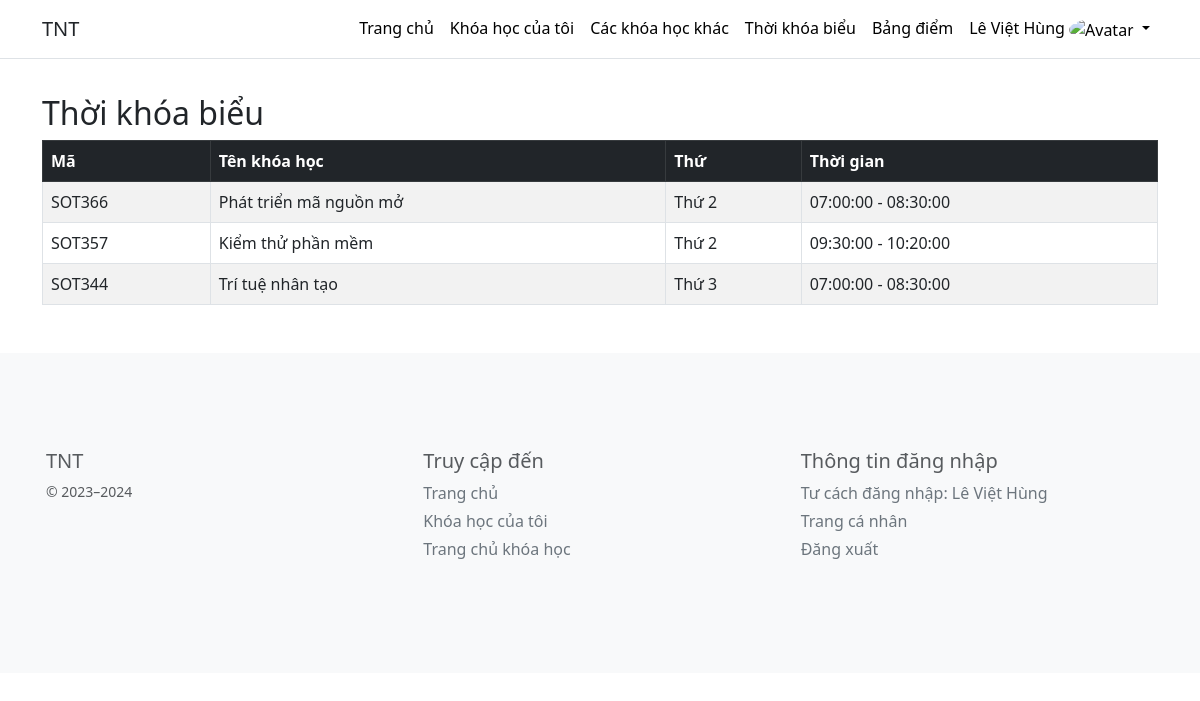
The page /student/schedule.php (signed in) on the database as committed earlier.
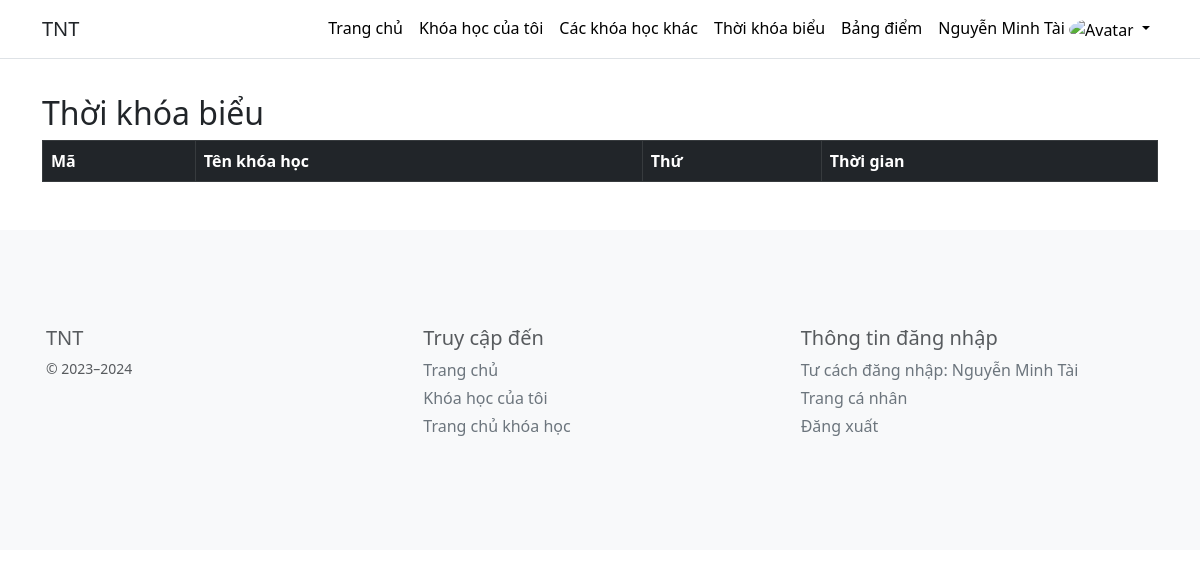
The same page on the database as committed later.
### tables this page shows
CREATE TABLE `course` (
  `course_id` int(11) NOT NULL,
  `course_background` varchar(255) DEFAULT NULL,
  `course_code` varchar(10) NOT NULL,
  `course_name` varchar(255) NOT NULL,
  `course_description` text NOT NULL,
  `teacher_id` bigint(20) NOT NULL,
  `start_date` date NOT NULL,
  `end_date` date NOT NULL,
  `status` char(1) NOT NULL,
  `price` decimal(10,2) NOT NULL DEFAULT 0.00
);

CREATE TABLE `course_schedule` (
  `course_schedule_id` int(11) NOT NULL,
  `course_id` int(11) NOT NULL,
  `day_of_week` varchar(1) NOT NULL,
  `start_time` time NOT NULL,
  `end_time` time NOT NULL
);

### student/schedule.php (the view, shortened to what the changed rows need)
<?php
include('layout.php');
include_once('../config/connect.php');
if (isset($_SESSION['full_name']))
{
    $user_id = $_SESSION['user_id'];
    $sql = "SELECT * FROM course co
    INNER JOIN course_member cm ON co.course_id = cm.course_id
    INNER JOIN course_schedule cs ON co.course_id = cs.course_id
    WHERE student_id = $user_id
    ORDER BY
        CASE
            WHEN cs.day_of_week = '2' THEN 1
            WHEN cs.day_of_week = '3' THEN 2
            WHEN cs.day_of_week = '4' THEN 3
            WHEN cs.day_of_week = '5' THEN 4
            WHEN cs.day_of_week = '6' THEN 5
            WHEN cs.day_of_week = '7' THEN 6
            WHEN cs.day_of_week = '8' THEN 7
            ELSE 8
        END,
        cs.start_time";
    $result = mysqli_query($dbconnect, $sql);
}
?>
<!DOCTYPE html>
<html lang="en">
<head>
    <link rel="stylesheet" href="https://cdn.jsdelivr.net/npm/bootstrap@5.3.0/dist/css/bootstrap.min.css">
</head>
<body>
    <div class="container mt-4">
        <h2>Thời khóa biểu</h2>
        <table class="table table-bordered table-striped table-hover">
            <thead class="table-dark">
                <tr>
                    <th scope="col">Mã</th>
                    <th scope="col">Tên khóa học</th>
                    <th scope="col">Thứ</th>
                    <th scope="col">Thời gian</th>
                </tr>
            </thead>
            <tbody>
            <?php
            while ($row = mysqli_fetch_array($result)) {
            ?>
                <tr>
                    <td><?php echo $row['course_code']; ?></td>
                    <td><?php echo $row['course_name']; ?></td>
                    <td>Thứ <?php echo $row['day_of_week']; ?></td>
                    <td><?php echo $row['start_time']; ?> - <?php echo $row['end_time']; ?></td>
                </tr>
            <?php
            }
            ?>
            </tbody>
        </table>
    </div>
        <?php include("../footer.php"); ?>
</body>
</html>

### student/layout.php (shortened to what the changed rows need)
<?php
include_once('../config/connect.php');
if (isset($_SESSION['full_name'])) {
    $username_now = $_SESSION['full_name'];
} else {
    $username_now = "User not logged in";
}
$student_id = $_SESSION['user_id'];
$sql_profile = "SELECT image FROM user WHERE user_id = $student_id";
$result_profile = mysqli_query($dbconnect, $sql_profile);
$row_profile = mysqli_fetch_assoc($result_profile);
?>
<!DOCTYPE html>
<html lang="en">
<head>
    <link rel="stylesheet" href="https://cdn.jsdelivr.net/npm/bootstrap@5.3.0/dist/css/bootstrap.min.css">
</head>
<body class="with-navbar">
    <nav class="navbar navbar-expand-lg bg-white border-bottom fixed-top">
        <div class="container">
            <div class="collapse navbar-collapse" id="navbarNav">
                <ul class="navbar-nav ms-auto">
                    <li class="nav-item dropdown">
                        <a class="nav-link dropdown-toggle" href="#" id="navbarDropdown"
                           role="button" data-bs-toggle="dropdown" aria-expanded="false">
                            <?php echo $username_now; ?>
                            <img src="../assets/images/<?php echo $row_profile['image']; ?>" alt="Avatar" class="rounded-circle" width="30" height="30">
                        </a>
                    </li>
                </ul>
            </div>
        </div>
    </nav>
</body>
</html>

### footer.php (shortened to what the changed rows need)
<footer class="bd-footer py-4 py-md-5 mt-5 bg-body-tertiary">
    <div class="container py-4 py-md-5 px-4 px-md-3 text-body-secondary">
        <div class="row">
            <div class="col-6 col-md">
                <?php
                if (isset($username_now)) {
                    echo '<ul class="list-unstyled text-small">
                    <li class="mb-1"><a class="link-secondary text-decoration-none" href="#">Tư cách đăng nhập: ' . $username_now . '</a></li>
                    <li class="mb-1"><a class="link-secondary text-decoration-none" href="../my.php">Trang cá nhân</a></li>
                    <li class="mb-1"><a class="link-secondary text-decoration-none" href="../../logout.php">Đăng xuất</a></li>
                    </ul>';
                }
                ?>
            </div>
        </div>
    </div>
</footer>

Rows that differ between the two databases and show on the page:
no longer on this page (row edited): course: course_code "SOT366", course_name "Phát triển mã nguồn mở", course_schedule.day_of_week "2", course_schedule.start_time "07:00:00", course_schedule.end_time "08:30:00"
no longer on this page (row edited): course: course_code "SOT357", course_name "Kiểm thử phần mềm", course_schedule.day_of_week "2", course_schedule.start_time "09:30:00", course_schedule.end_time "10:20:00"
no longer on this page (row edited): course: course_code "SOT344", course_name "Trí tuệ nhân tạo", course_schedule.day_of_week "3", course_schedule.start_time "07:00:00", course_schedule.end_time "08:30:00"
Other text that changed with them:
$username_now: "Lê Việt Hùng" → "Nguyễn Minh Tài"
